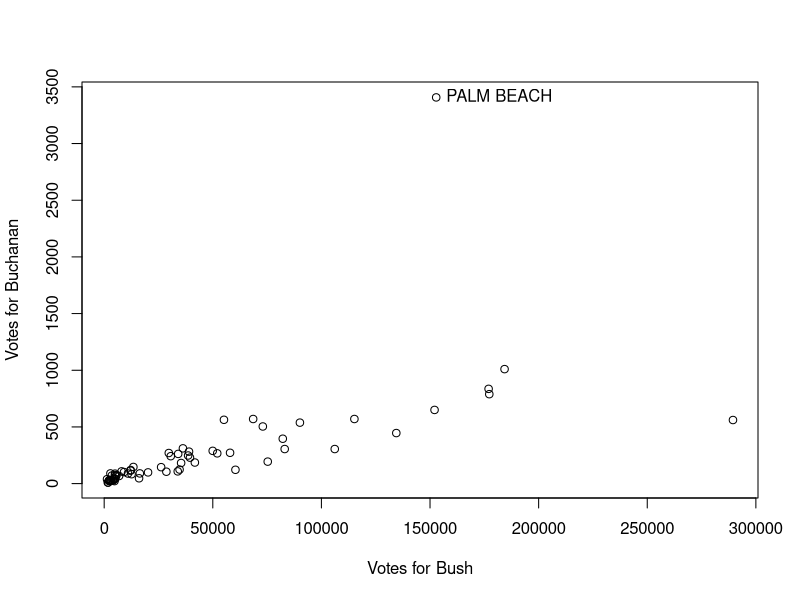
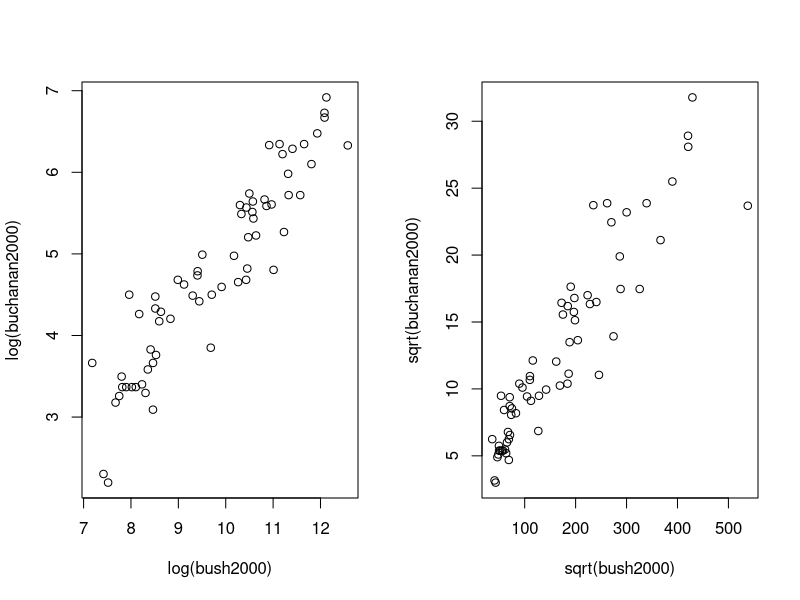
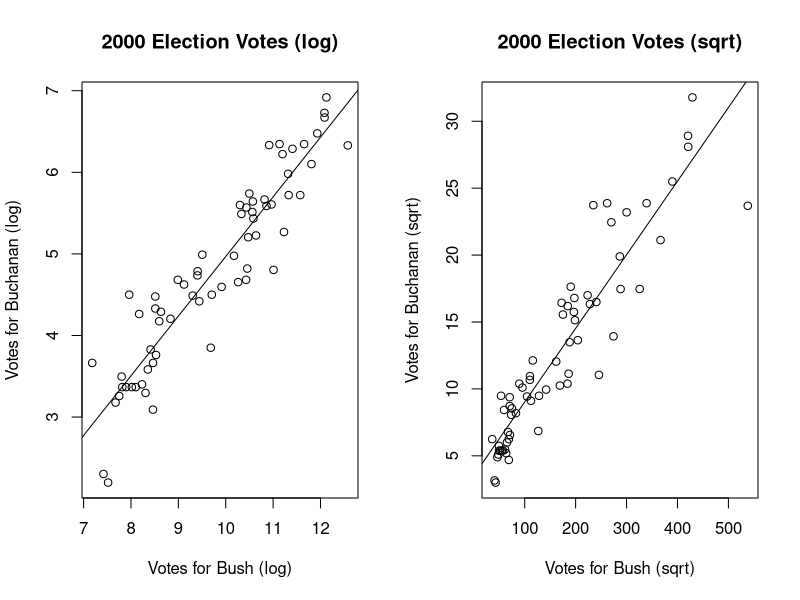

The R source for these figures, in order:
# Bush vs Buchanan
#
# Google "butterfly ballot" if not already familiar.

x <- read.csv("BushBuchananElection2000.csv", as.is=TRUE)
head(x)
tail(x)
pb <- x[x$county=="PALM BEACH",]
y <- x[x$county!="PALM BEACH",]

# Using `x`, here is a scatterplot with votes for Buchanan on the y-axis
# and votes for Bush on the x-axis.  Using text() I've labeled the point for
# Palm Beach County. The idea is that in Palm Beach the number of votes
# for Buchanan was surprisingly high; could be that many were intended
# for Gore but the butterfly ballot confused voters. Here, I'll try to use
# support for Bush to predict votes for Buchanan in Palm Beach.

plot((x$buchanan2000) ~ (x$bush2000), data=x, 
     xlab="Votes for Bush",
     ylab="Votes for Buchanan")
text(pb$bush2000, pb$buchanan2000, labels = "PALM BEACH", pos=4)

# Now using `y`, I explore log() and sqrt() transformations of the
# variables that make the association close to linear with with roughly
# constant variance around the general trend.

par(mfrow=c(1,2))

plot(log(buchanan2000) ~ log(bush2000), data=y)

plot(sqrt(buchanan2000) ~ sqrt(bush2000), data=y)

# Next I fit a linear model complete with scatterplot of the transformed
# variables and superimposed regression line.  

y$logpat2000 <- log(y$buchanan2000)
y$logw2000 <- log(y$bush2000)

lm.test1 <- lm(log(buchanan2000) ~ log(bush2000), data=y)
plot(log(buchanan2000) ~ log(bush2000), data=y,
     main="2000 Election Votes (log)",
     xlab="Votes for Bush (log)",
     ylab="Votes for Buchanan (log)")
abline(lm.test1)
summary(lm.test1)

# high R^2 (0.8658) and low residual std error (0.4198),
# meaning that the model fits the data well. Unsure if it 
# fits so well as to appear slightly unreasonable. But good fit nonetheless.

lm.test2 <- lm(sqrt(buchanan2000) ~ sqrt(bush2000), data=y)
plot(sqrt(buchanan2000) ~ sqrt(bush2000), data=y,
     main="2000 Election Votes (sqrt)",
     xlab="Votes for Bush (sqrt)",
     ylab="Votes for Buchanan (sqrt)")
abline(lm.test2)
summary(lm.test2)

# Also high R^2 (0.8499)  and not quite as low resid std error (2.739),
# but still strong fit.
#
# Now that we've fitted the model, I use predict() to predict votes for Buchanan, 
# with `newdata=pb` as an option. I want to compare this prediction to the actual 
# votes for Buchanan in Palm Beach, 3407.  

pb$logpat2000 <- log(pb$buchanan2000)
pb$logw2000 <- log(pb$bush2000)
pb$sqrtpat2000 <- sqrt(pb$buchanan2000)
pb$sqrtw2000 <- sqrt(pb$bush2000)

exp(predict(lm.test1, newdata=pb)) # ~592 votes
(predict(lm.test2, newdata=pb))^2  # ~626 votes

# These are way off from the observed value of 3407 votes. Given that previously
# we saw the models excluding PALM BEACH data had good linear fit,
# it strikes me as anomolous that observed votes differs drastically from what 
# should be a relatively good linear prediction.
